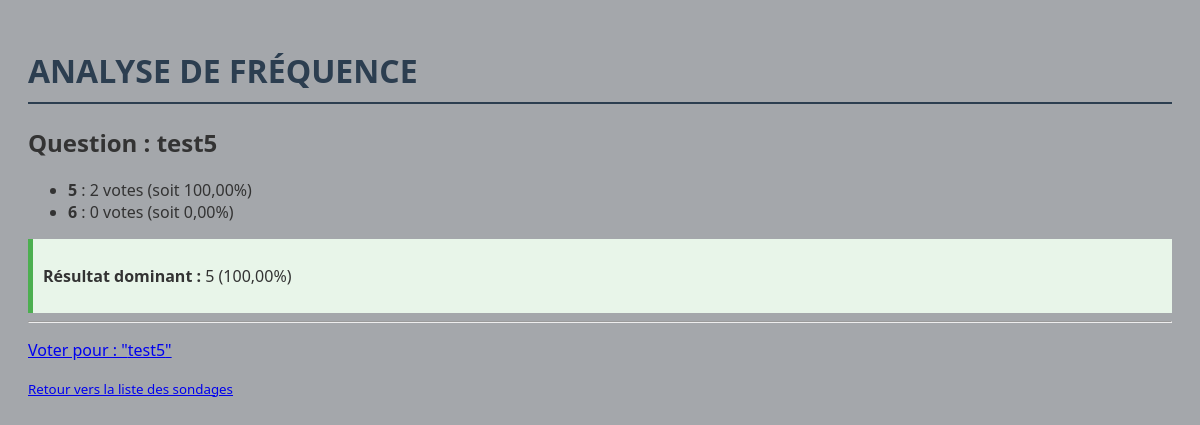
Page /polls/8/frequency/ on the earlier database version.
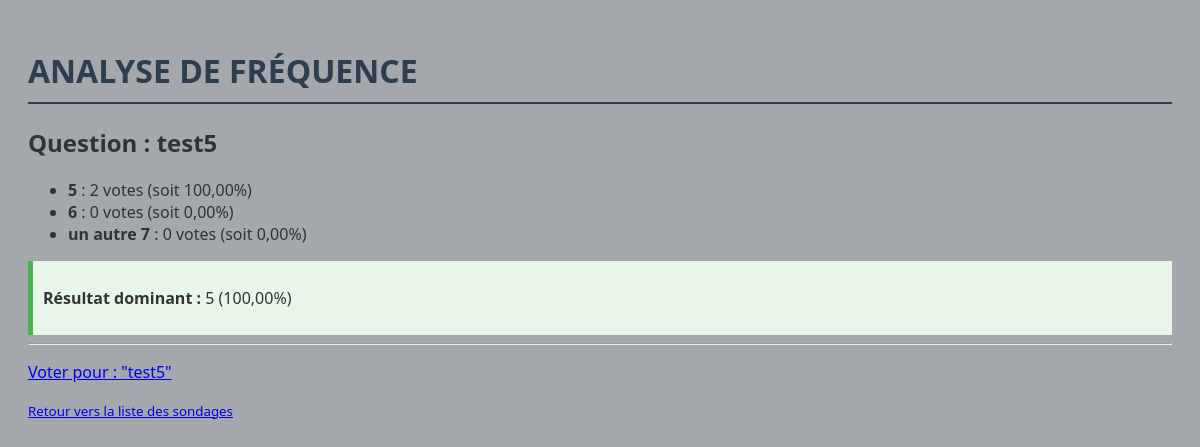
Same page on the later database version.
### polls/models.py (models this page shows, shortened)
class Choice(models.Model):
    question = models.ForeignKey(Question, on_delete=models.CASCADE)
    choice_text = models.CharField(max_length=200,verbose_name="Choix")
    votes = models.IntegerField(default=0)
    class Meta:
        verbose_name = "Choix"
        verbose_name_plural = "Choix"

### polls/views.py (the view)
# urls.py: path("<int:question_id>/frequency/", views.frequency, name="frequency"),
def frequency(request: HttpRequest, question_id: int)-> HttpResponse:
    question = get_object_or_404(Question, pk=question_id)
    choices_stats = question.get_choices()
    champion = question.get_max_choice()
    return render(request, "polls/frequency.html", {
        "question": question,
        "choices_stats": choices_stats,
        "champion": champion,
    })

### polls/models.py (called while the page is built)
    def get_choices(self) -> list[tuple[str, int, float]]:
            all_choices = list(self.choice_set.all())
            total_votes: int = sum(int(c.votes) for c in all_choices)
            resultats: list[tuple[str, int, float]] = []
            for c in all_choices:
                c_votes = int(c.votes)
                proportion: float = (c_votes / total_votes * 100) if total_votes > 0 else 0.0
                resultats.append((str(c.choice_text), c_votes, proportion))
            return resultats

    def get_max_choice(self) -> tuple[str, int, float]|None:
        all_choices = list(self.choice_set.all())
        if not all_choices:
            return None
        champion = max(all_choices, key=lambda c: int(c.votes))
        total_votes: int = sum(int(c.votes) for c in all_choices)
        champ_votes = int(champion.votes)
        proportion: float = (champ_votes / total_votes * 100) if total_votes > 0 else 0.0
        return (str(champion.choice_text), champ_votes, proportion)

### polls/templates/polls/frequency.html (shortened to what this page needs)
<{% load static %}!doctype html>
<html lang="fr">
  <head>
    <link rel="stylesheet" href="{% static 'polls/style.css' %}" />
  </head>
  <body>
    <h1>ANALYSE DE FRÉQUENCE</h1>
    <section>
      <h2>Question : {{ question.question_text }}</h2>
      <ul>
        {% for item in choices_stats %}
        <li>
          <strong>{{ item.0 }}</strong> : {{ item.1 }} vote{{ item.1|pluralize}}
          (soit {{ item.2|floatformat:2 }}%)
        </li>
        {% empty %}
        <li>Aucune donnée disponible.</li>
        {% endfor %}
      </ul>
    </section>
    {% if champion %}
    <section
      style="background: #e8f5e9; padding: 10px; border-left: 5px solid #4caf50"
    >
      <p>
        <strong>Résultat dominant :</strong> {{ champion.0 }}
        ({{champion.2|floatformat:2 }}%)
      </p>
    </section>
    {% endif %}
    <hr />
    <nav>
      <p>
        <a href="{% url 'polls:detail' question.id %}">
          Voter pour : "{{ question.question_text }}"
        </a>
      </p>
      <p>
        <small
          ><a href="{% url 'polls:index' %}"
            >Retour vers la liste des sondages</a
          ></small
        >
      </p>
    </nav>
  </body>
</html>

Differences in the rows shown:
added Choice: choice_text "un autre 7"
Other differences:
new list line: ": 0 vote s (soit 0,00 %)"
